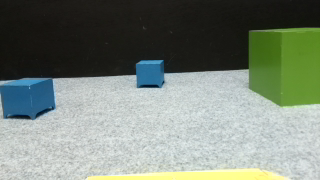
#> input picture Vision/20201028-072507.png, 320 x 180 px
$ python -i cv_rov.py   (imports and definitions only)   (older library calls are emulated)
#> lines starting #> are read from the running program, lines starting #| are printed output that depends on the picture
#> further down, picture is the input picture: shape (180, 320, 3); mean B, G, R 120.9, 132, 121.7
import concurrent.futures
import multiprocessing
import sys
import time
from picamera.array import PiRGBArray
from picamera import PiCamera
import cv2
import numpy as np

# Initialse variablescd
# HSV colour thresholds
obstacle_avoidance = True

HSV_blue = [[76, 88, 18], [113, 255, 255]]
HSV_green = [[33, 77, 50], [74, 255, 255]]
HSV_yellow = [[15, 77, 23], [36, 255, 255]]
HSV_wall = [[0, 0, 0], [179, 255, 16]]
HSV_orange = [[101, 41, 51], [124, 255, 255]]
HSV_thresh = np.array([HSV_blue, HSV_green, HSV_yellow, HSV_wall, HSV_orange])

# Set morphology kernel size for image filtering
kernel = np.ones((5, 5))

# Initiate counter to only show every 10th computation
image_cnt = 0


# Define obstacle size, label, and colour
OBS_size = [0.075, 0.151, 0.56, 0, 0.044]   # size of obstacles in m
OBS_type = ["ROC", "SAT", "LAND", "WALL", "SAMP"] # labels
OBS_col = [[255, 127, 0], [0, 255, 0], [0, 255, 255], [255, 0, 255], [0, 127, 255]] # box colours
# Set camera image frame
#IMG_X = 640
#IMG_Y = 480
IMG_X = 320
IMG_Y = 240
# Calculate pixel focal width
KNOWN_PIXEL_WIDTH = 92  # Pixels
KNOWN_DIST = 0.20         # m
KNOWN_WIDTH = 0.069       # m
FOCAL_PIX = (KNOWN_PIXEL_WIDTH * KNOWN_DIST)/KNOWN_WIDTH

# Initialise camera setup
# [1 line that did not run here, left out]
# [1 line that did not run here, left out]
# [1 line that did not run here, left out]
# Allow time for the camera to warmup
# [1 line not run here, left out]
# [1 line that did not run here, left out]
# [1 line that did not run here, left out]
# [1 line that did not run here, left out]
# [1 line that did not run here, left out]

#camera.awb_gains = 3
# [1 line that did not run here, left out]

# Image crop to decrease image processing time
def crop_image(image):
    crop_img = image[int(image.shape[0]*0.25):image.shape[0]]
    return crop_img

# [10 lines of commented-out code are left out]
# [23 lines left out: function mask_obs, not called in this run]

# Filters HSV image to remove noise
def HSV_filter(image):
    now = time.time()
    # HSV_sum = np.sum(image)
    # if HSV_sum > 0:
    # Opening - Erosion followed by dilation
    mask = cv2.morphologyEx(image, cv2.MORPH_OPEN, kernel)
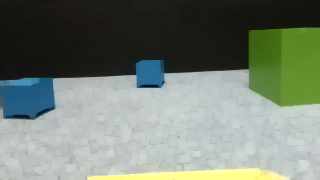
#> mask: shape (180, 320, 3); mean B, G, R 115.2, 126.8, 116.5
    #mask = cv2.morphologyEx(mask, cv2.MORPH_CLOSE, kernel)
    mask = cv2.erode(mask, None, iterations=1)
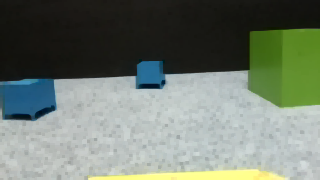
#> mask: shape (180, 320, 3); mean B, G, R 111.7, 123.3, 113.1
    # Applying dilation a second time removes noise
    mask = cv2.dilate(mask, None, iterations=2)
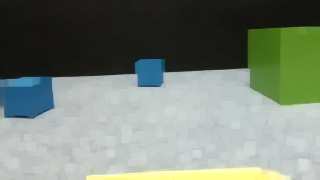
#> mask: shape (180, 320, 3); mean B, G, R 118.3, 129.7, 119.4
    # else:
    #     mask = image
    elapsed = time.time() - now
    rate = 1.0 / elapsed
    #print([rate, "HSV_filter"])
    return mask

# [593 lines left out: functions HSV_orange_filter, detect_obs, detect_rock, detect_sat, detect_land, detect_wall and 6 more, not called in this run]

# [33 lines not run here, left out]

>>> import cv2
>>> picture = cv2.imread('20201028-072507.png')
>>> result = HSV_filter(picture)

$ run again, on Vision/20201028-072637.png
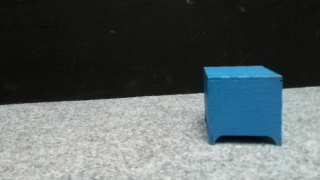
#> input picture Vision/20201028-072637.png, 320 x 180 px
#> picture is the input picture: shape (180, 320, 3); mean B, G, R 97.1, 96, 86.9
#> in HSV_filter, `mask = cv2.erode(mask, None, iterations=1)`:
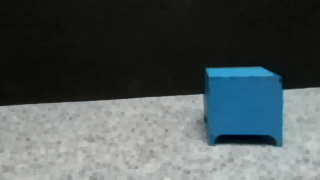
#> mask: shape (180, 320, 3); mean B, G, R 88.6, 87.6, 78.6
#> in HSV_filter, `mask = cv2.dilate(mask, None, iterations=2)`:
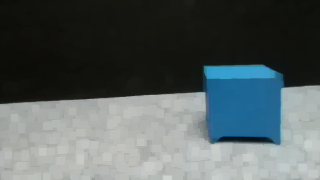
#> mask: shape (180, 320, 3); mean B, G, R 95.3, 94.2, 84.8
